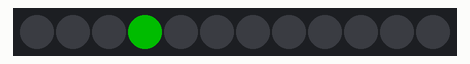
Simulated run of this sketch. Board: ESP32. On the bench: 12 RGB LEDs in strip order, left to right. Dim RGB values are drawn brighter than linear; WiFi joins after 1.5 s; servers stay silent unless stated; uploads are accepted with an empty reply.

Above: at 0.2 s.
At 1.3 s:
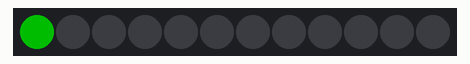

The sketch:

airq.ino
```cpp
#include <Adafruit_NeoPixel.h>
#include <WiFi.h>
#include <HTTPClient.h>
#include <ArduinoJson.h>

#define PIN        5 // On Trinket or Gemma, suggest changing this to 1
#define NUMPIXELS 12 // Popular NeoPixel ring size
#define DIM 3        // how much do dim the LEDs by

#define WIFI_SSID "MYSSID"
#define WIFI_password "MYPASSWORD"

Adafruit_NeoPixel pixels(NUMPIXELS, PIN, NEO_GRB + NEO_KHZ800);
HTTPClient http;
StaticJsonDocument<60000> doc;

uint32_t dimmedColor(byte r, byte g, byte b) {
  return pixels.Color(r / DIM, g / DIM, b / DIM);
}

uint32_t OFF  =   dimmedColor(  0,   0,   0);
uint32_t GREEN  = dimmedColor(  0, 228,   0);
uint32_t GREENY = dimmedColor( 80, 228,   0);
uint32_t YELLOW = dimmedColor(255, 255,   0);
uint32_t ORANGE = dimmedColor(255,  50,   0);
uint32_t RED    = dimmedColor(255,   0,   0);
uint32_t PURPLE = dimmedColor(143,  63, 151);
uint32_t MAROON = dimmedColor(126,   0,  35);

void setup() {
  Serial.begin(115200);
  pixels.begin();
  WiFi.begin(WIFI_SSID, WIFI_password);
  int i = 0;
  while (WiFi.status() != WL_CONNECTED) {
    delay(50);
    pixels.clear();
    pixels.setPixelColor(i = (i + 1) % NUMPIXELS, GREEN);
    pixels.show();
  }
  pixels.clear();
  pixels.show();
}

uint32_t colorForP25(float p25) {
  // based on https://www3.epa.gov/airnow/aqi-technical-assistance-document-sept2018.pdf, Table 4
  return  p25 <=   6.0 ? GREEN
        : p25 <=  12.0 ? GREENY  //     - 50
        : p25 <=  35.4 ? YELLOW  //  51 - 100
        : p25 <=  55.4 ? ORANGE  // 101 - 150
        : p25 <= 150.4 ? RED     // 151 - 200
        : p25 <= 250.4 ? PURPLE  // 201 - 300
        : MAROON;
}

uint32_t pixelColors[NUMPIXELS][2] = {};

uint32_t updateColor(uint32_t pixel, int sensor) {
  pixelColors[pixel][0] = OFF;
  pixelColors[pixel][1] = OFF;
  String url = "https://www.purpleair.com/json?show=" + String(sensor);
  http.begin(url);
  int httpCode = http.GET();
  if (httpCode == 200) {
      String payload = http.getString();
      DeserializationError error = deserializeJson(doc, payload);
      if (!error){
        String stats = doc["results"][0]["Stats"].as<String>();
        error = deserializeJson(doc, stats);
        if (!error) {
          float p25 = doc["v"].as<float>();
          float p25_10min = doc["v1"].as<float>();
          pixelColors[pixel][0] = colorForP25(p25);
          pixelColors[pixel][1] = colorForP25(p25_10min);
          // Serial.println(colorForP25(p25));
        }
      }
  } else {
    // Serial.println("Error on HTTP request");
  }
  http.end();
}

void loop() {
  pixels.clear();
  pixels.show();
  // Pixels # for NeoPixel Ring.
  updateColor( 7, 12811);
  updateColor(10, 33609);
  updateColor( 1, 20165);
  updateColor( 4, 37003);
  delay(500);

  // cycle between 0th and 1st color
  for(int j = 0; j < 10; j++) {
    for(int pixel = 0; pixel < NUMPIXELS; pixel++) {
      pixels.setPixelColor(pixel, pixelColors[pixel][0]);
    }
    pixels.show();
    delay(1000);
    for(int pixel = 0; pixel < NUMPIXELS; pixel++) {
      pixels.setPixelColor(pixel, pixelColors[pixel][1]);
    }
    pixels.show();
    delay(5000);
  }
}
```
